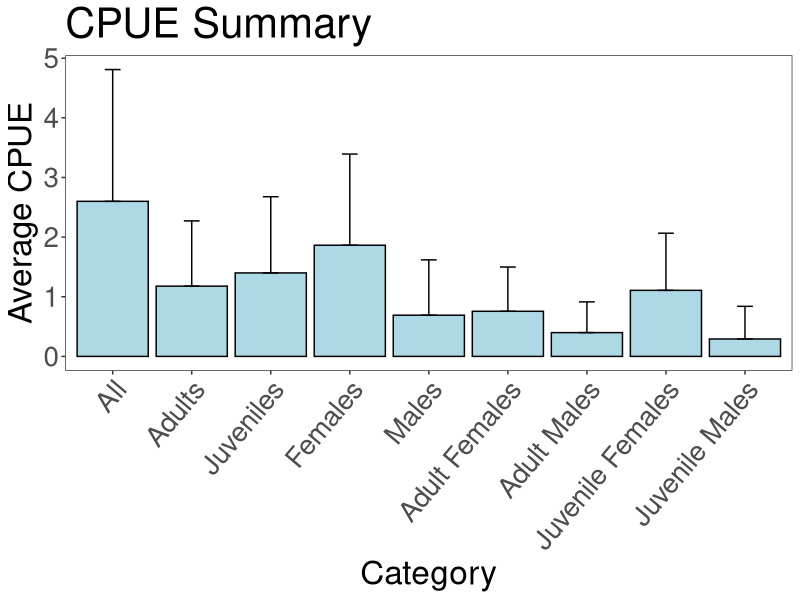

Generate this figure with R:
#### CPUE Categories ####
#overall and by month

library(ggplot2)
library(tidyr)
library(dplyr)

#load data
cpue_barplot <- read.table(file="cpue_barplot.csv", header=TRUE, sep=",")
head(cpue_barplot)

#Force order of x axis as displayed on .csv
cpue_barplot$cat <- factor(cpue_barplot$cat, levels=unique(cpue_barplot$cat))

## total cpue

#barplot
gg_cpue_barplot <- ggplot(cpue_barplot, aes(x=cat, y=cpue))+
  geom_bar(position=position_dodge(), stat="identity", colour='black', fill="lightblue")+
  geom_errorbar(aes(ymin=cpue, ymax=cpue+sd), width=.2)+
  theme_bw() +
  theme(axis.text.x=element_text(angle=50,hjust=1))+
  xlab("Category") + ylab("Average CPUE")+
  theme(axis.text=element_text(size=20))+
  theme(axis.title=element_text(size=24))+
  theme(panel.grid.major = element_blank(),panel.grid.minor=element_blank(),panel.background = element_blank(),legend.position="none") +
  ggtitle('CPUE Summary')+
  theme(plot.title=element_text(hjust=0))+
  theme(plot.title=element_text(size=30))
gg_cpue_barplot
